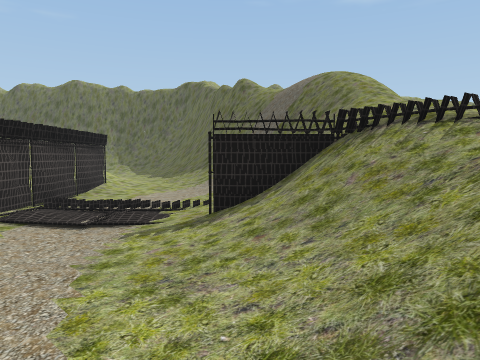
[1] (above)

24 first-person views from a walk through a scene from a Unity 3-D project. The camera is 1.4 m above the floor, tilts 4° down and sees 70° across. The floor is counted in squares, 1.69 m on a side. Each view is taken from the middle of a square. On the plan, view 1 faces up. The plan holds only what a view shows up to about 12 squares ahead; the rest is blank. The place goes on beyond the plan. The player character is not drawn. Some surface patterns are stand-ins.

[2]
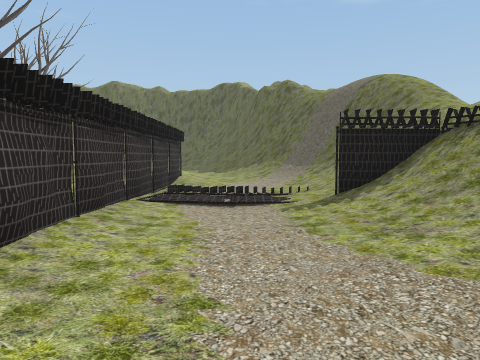

[3]
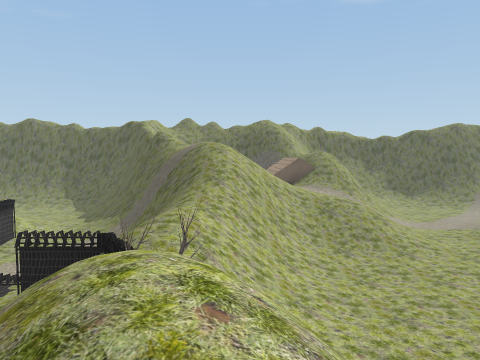

[4]
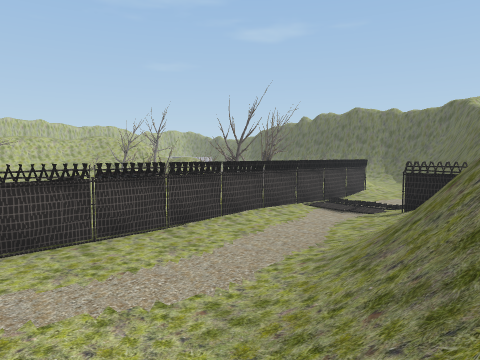

[5]
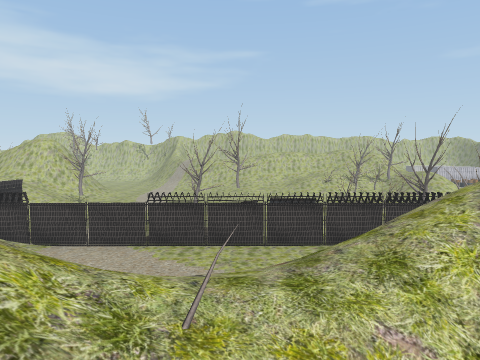

[6]
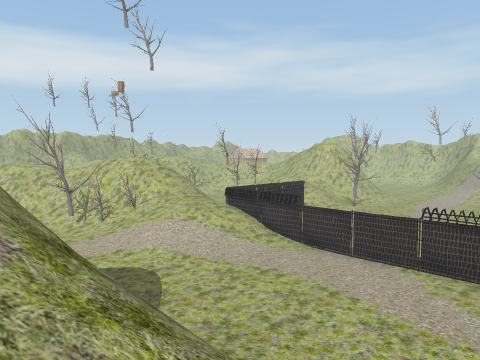

[7]
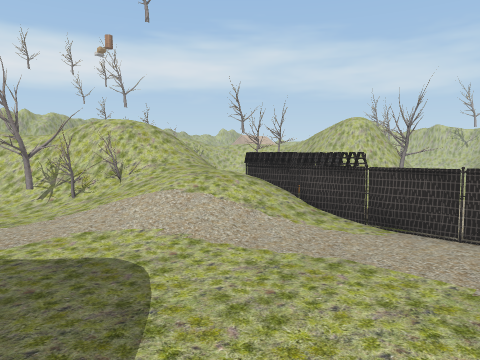

[8]
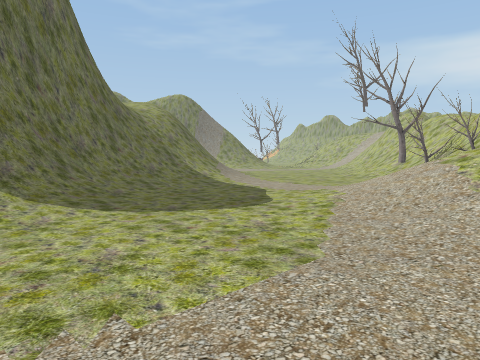

[9]
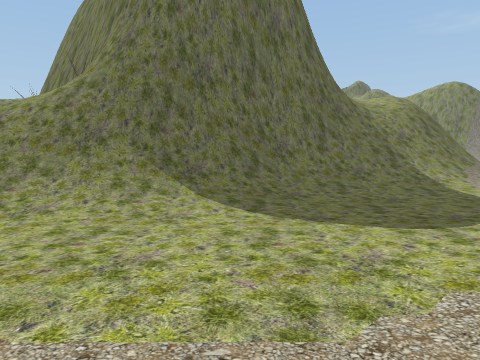

[10]
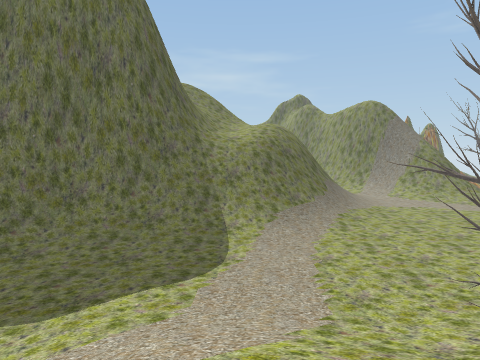

[11]
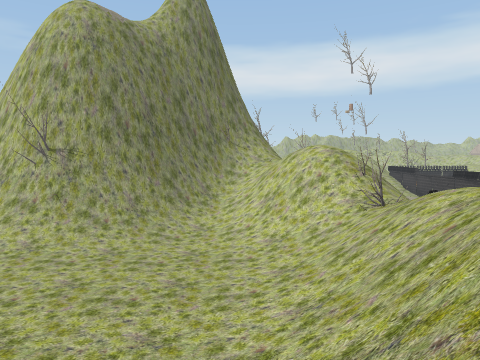

[12]
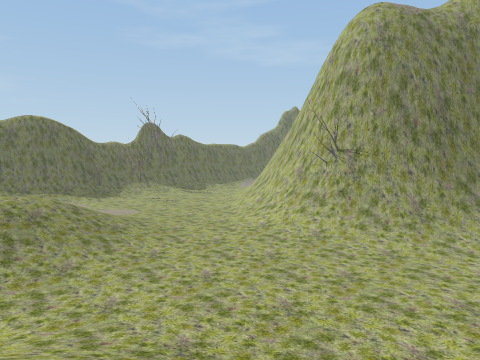

[13]
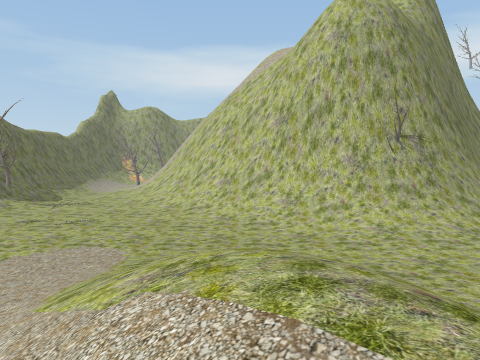

[14]
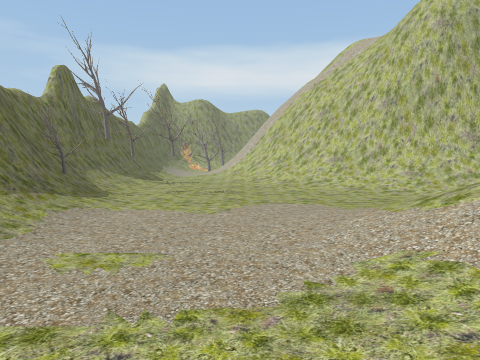

[15]
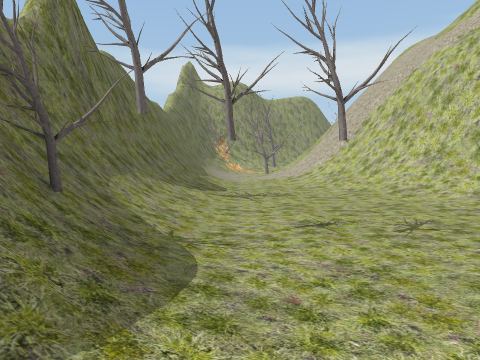

[16]
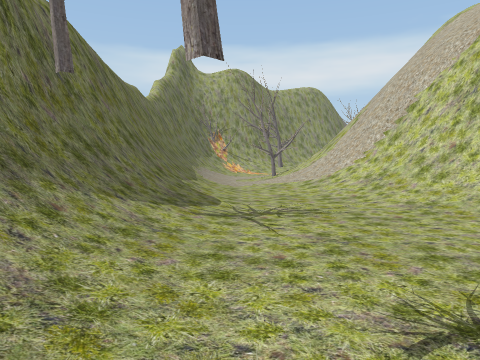

[17]
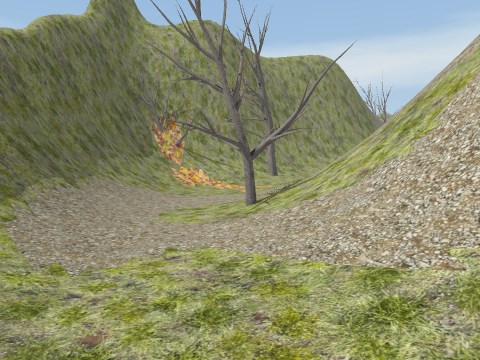

[18]
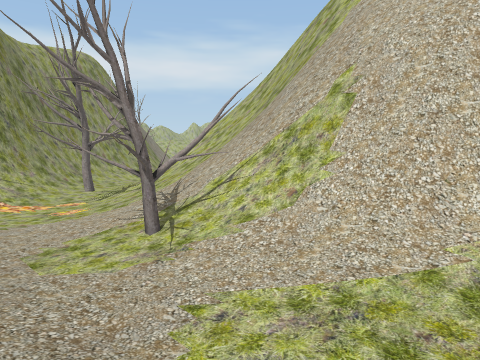

[19]
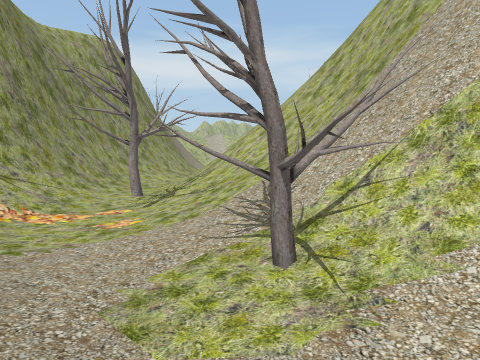

[20]
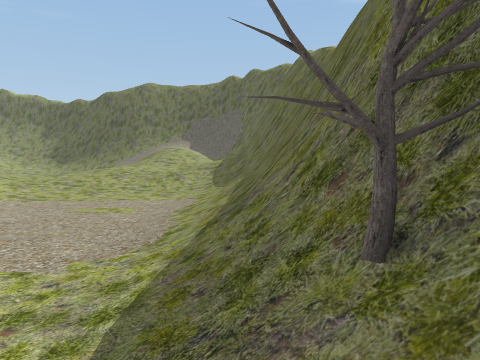

[21]
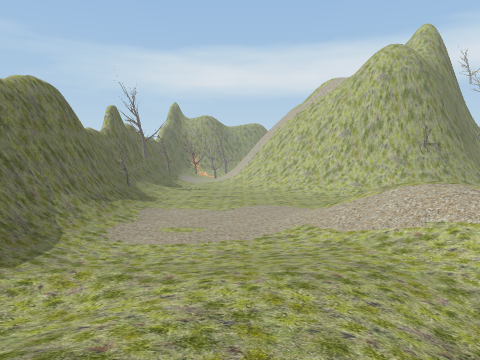

[22]
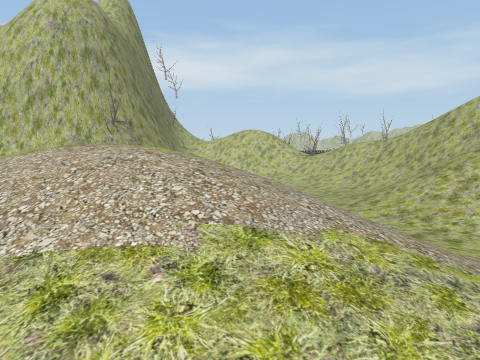

[23]
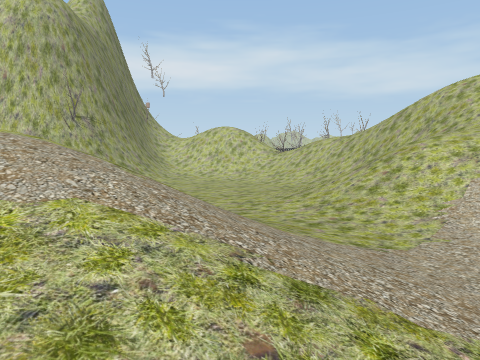

[24]
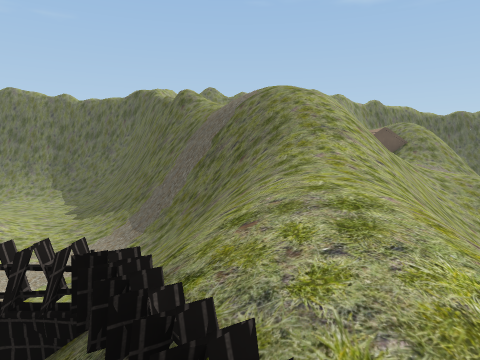

### Floor plan
Key: @ floor where view 1 was taken; # wall or solid block; . main floor; : floor 0.5 m higher than the main floor; + floor 0.75 m higher than the main floor; * floor 1.5 m higher than the main floor; % floor 2.5 m higher than the main floor; & floor 5.5 m higher than the main floor; / step, stairs or slope; = window, fence, low wall or low ledge; v drop or lower ground; T tree; H house; O other object.
Columns run from 6 left of view 1 to 26 right of it. Each row starts with its distance up from view 1.
 16                           /
 15 .../#v//     H/=
 14 ...//#v/     ///        /++++
 13  /../##/     %//   .... :++++//#
 12   /.//#v/     ///...///::++++//#
 11   /../##/&///%%//...////::...//#
 10 ///..//#v//#/////../////....../#
  9 //O.../==//v/////..//////...../#
  8   O.../////=///....///*//...../#
  7   O...///////......./////...../#
  6 T O ////////......../////...../#
  5 T O./.OO////..........//....../#
  4 TTO.../O////................../#
  3 TTO...///T//................../##
  2 /OO....//T//....////........../T#
  1 O O....//////.//###///......../=#
  0 O/O...@/=//=/./##T###//......./=#
 -1 ..O..../v/////## vv ###//...../##
 -2  .#....//////## vvvvv ##/...../##
 -3   O...../////  vv/  v  ##/..../##
 -4    .....////TTvv/      ##//.../##
 -5    .....//###         vv##/.../#
 -6    .....//###        /=vv#//../#
 -7   #....../###        ///v##/../#
 -8   #......//##         ///##/../#
 -9   #......./##         //##=T../#
-10    ......../###       /v#=//T./#
-11   O///.....//###      v##///../#
-12   O////..../////       ##///../#
-13 OOO**//.....////       ////T../#
-14   /*///.....////        ///..//#
-15   ///TT.....//=#         /../#T#
-16   //=#/......///         ./#####

Positions as (right, up) in squares from view 1, and headings:
1: (0, 0), facing up
2: (-2, -1), facing up
3: (4, -2), facing up
4: (3, -5), facing up-left
5: (6, -3), facing left
6: (5, -3), facing down-left
7: (3, -6), facing down-left
8: (-3, -6), facing down-right
9: (-3, -8), facing right
10: (-3, -13), facing right
11: (6, 10), facing down
12: (6, 10), facing down-right
13: (16, 10), facing down
14: (20, 11), facing down
15: (23, 5), facing down
16: (23, 2), facing down
17: (22, -5), facing down
18: (24, -6), facing down-left
19: (24, -8), facing down-left
20: (24, 1), facing up
21: (20, 16), facing down
22: (17, 12), facing down-left
23: (16, 13), facing down-left
24: (2, 3), facing up
